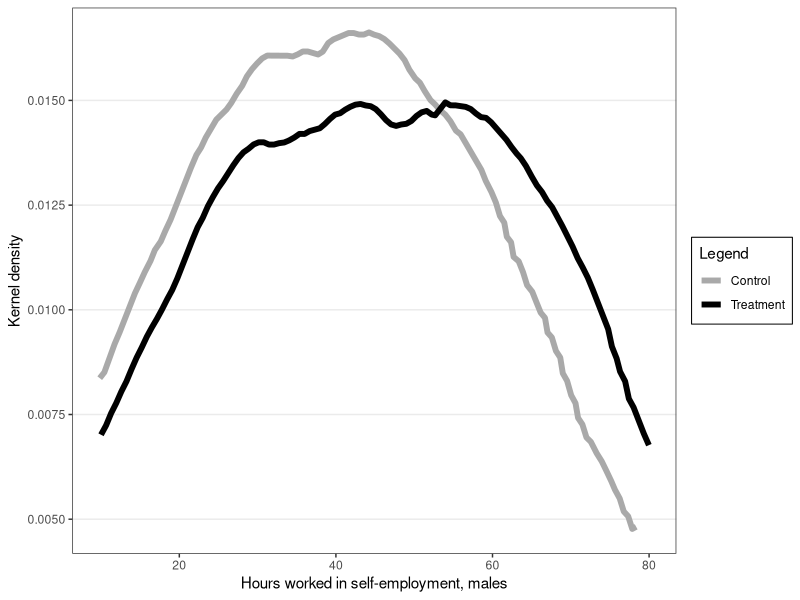
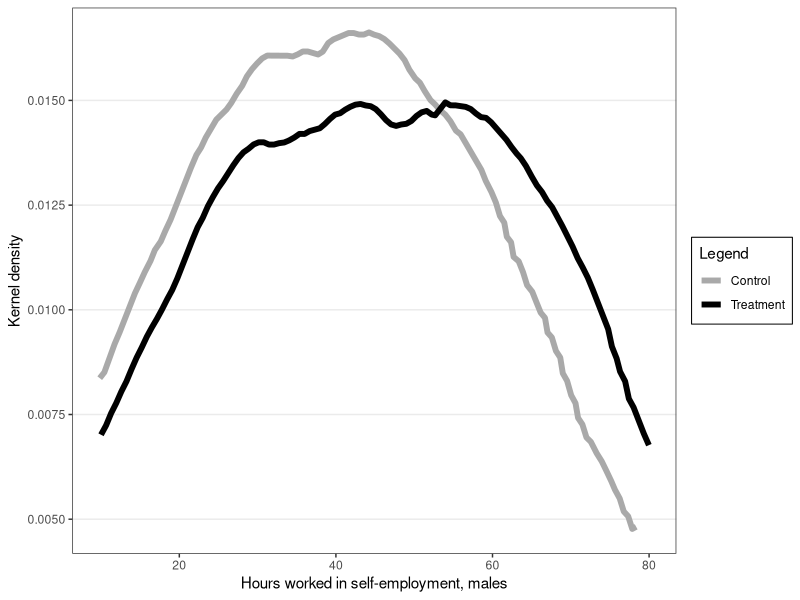

Generate these figures, in order, with R:
# Line graph, Multiple curves (real)

# Sarah Baird, Joan Hamory Hicks, Michael Kremer, and Edward Miguel, 
#   “Worms at Work: Long-run Impacts of a Child Health Investment,” 
#   The Quarterly Journal of Economics 131, no. 4 (2016): 1660,

# Data: emulated from ibid, Fig II

library(ggplot2)
library(dplyr)
library(tidyr)

df <- read.csv("data/baird-2016.csv")

fmt_dcimals <- function(decimals=0){
  function(x) format(x,nsmall = decimals,scientific = FALSE)
}

# build plot
p <- ggplot(df, aes(x = hours, y = density, color = type)) +
  geom_line(size=2) +
  theme_bw() +
  labs(
    x = "Hours worked in self-employment, males",
    y = "Kernel density",
    color = "Legend"
  ) + 
  scale_y_continuous(labels=fmt_dcimals(2)) + 
  scale_color_manual(values = c('darkgrey','black')) + 
  theme(
    panel.grid.major.x = element_blank(),
    panel.grid.minor = element_blank(),
    legend.position = "right",
    legend.direction = "vertical",        
    legend.background = element_blank(),
    legend.box.background = element_rect(colour = "black")
  )

ggsave(path=output_dir, filename="Line Graph QJE 2.png", width=8, height=6)

# Save as Example
ggsave(path='src/distribution', filename='Line Graph QJE 2-example.png', width=8, height=6)
